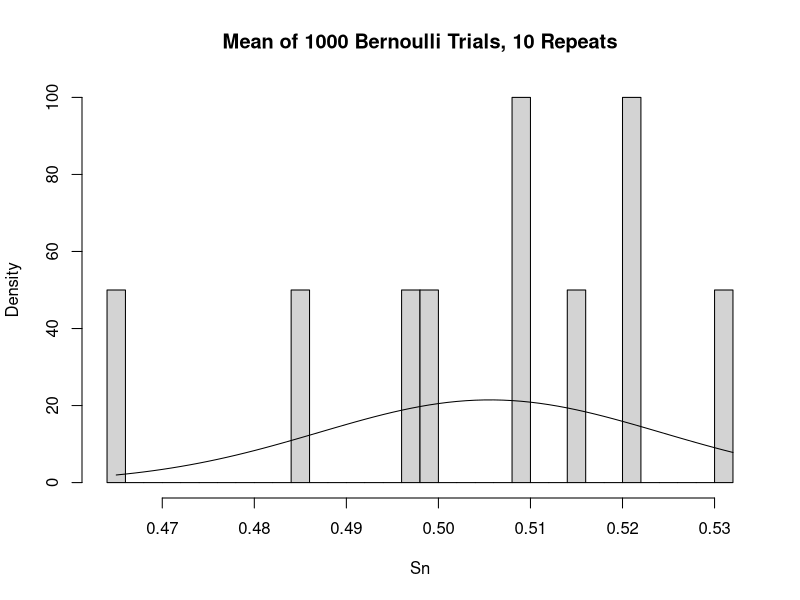
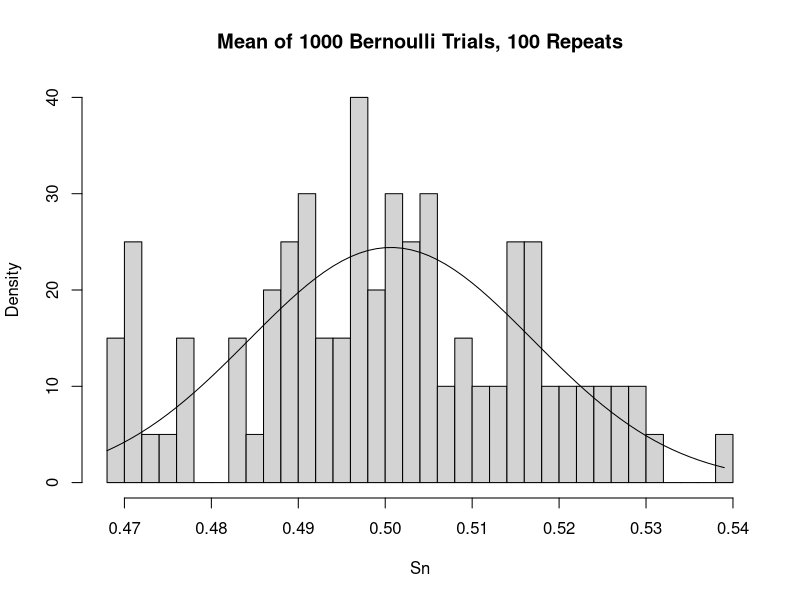
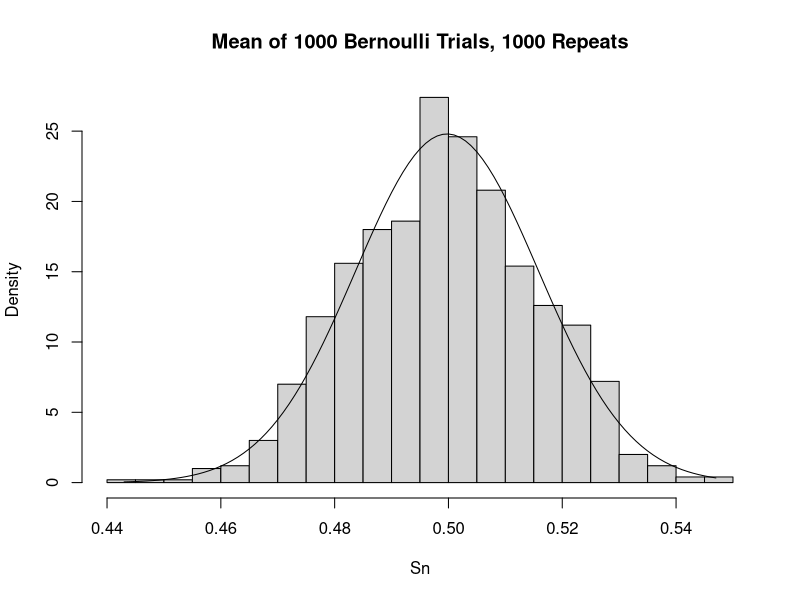
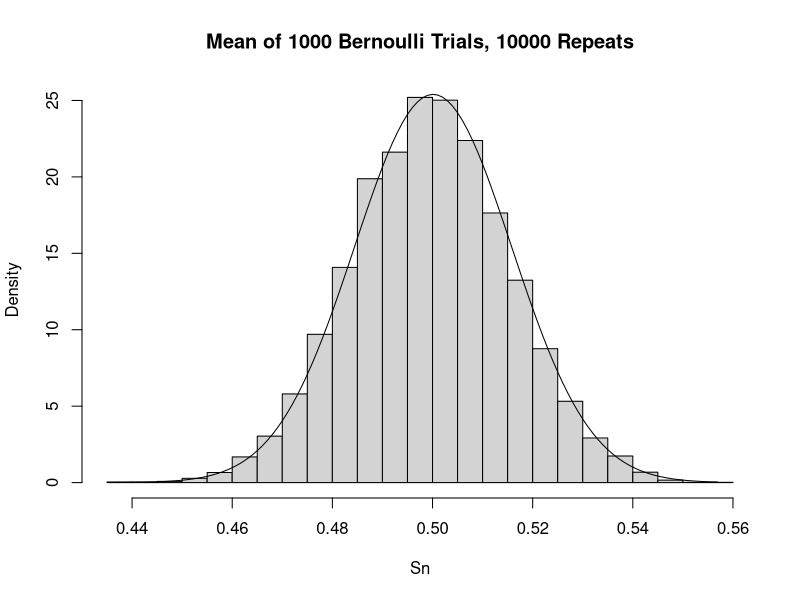
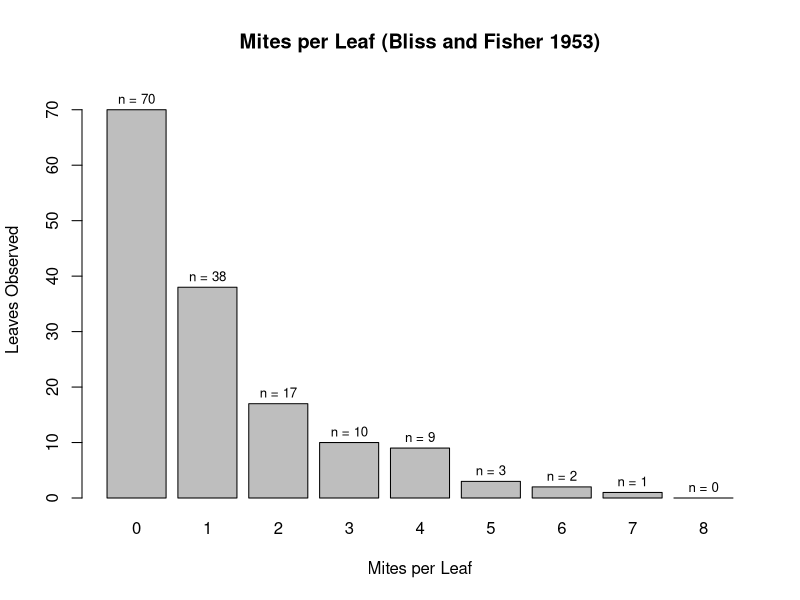
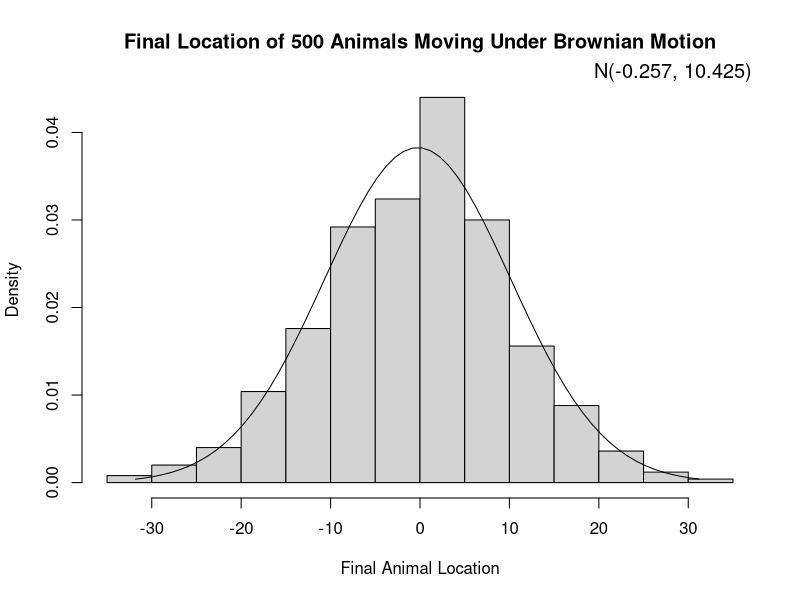

Source code (R) for these figures, in order:
## ---- chunk 1
knitr::opts_chunk$set(echo = TRUE)

library(knitr)
library(MASS)
## ---- chunk 2
x <- c(-1, 0, 1)
fx <- c("1/8", "6/8", "1/8")

kable(cbind("x" = x, 
            "f(x)" = fx))
## ---- chunk 3
# Define the test iterations of 1000 Bernoulli trials to be run
# Code only shows the first test, but replace n[#] with the desired value in
# nit to produce the second and third histograms.
nit <- c(10, 100, 1000, 10000)

# Matrix to catch n[#] iterations of 1000 coin flips
bern <- matrix(0, 
               nrow = nit[1], 
               ncol = 1000)

# Run the iterations
for (i in 1:nit[1]){
        bern[i,] <- rbinom(n = 1000,
                           size = 1,
                           prob = 0.5)
}

# Get the mean of each iteration
Sn <- rowMeans(bern)

# Fit the means to a normal distribution
fit <- fitdistr(Sn, "normal")

# Define x values to plot the pdf over
xVals <-  seq(from = min(Sn), 
               to = max(Sn), 
               by = 0.001
               )

# Make histogram
hist(x = Sn, 
     # To plot density so the pdf is scaled properly
     freq = FALSE,
     breaks = 30,
     main = "Mean of 1000 Bernoulli Trials, 10 Repeats"
     )

# Plot pdf
lines(xVals, dnorm(xVals, 
                   mean = fit$estimate[1],
                   sd = fit$estimate[2]
                   )
      )

## ---- chunk 4
# Report the log likelihood of this pdf
cat(paste("The log likelihood of the normal distribution ",
          paste("N(",
                round(fit$estimate[1], digits = 3),
                ", ",
                round(fit$estimate[2], digits = 3),
                ") ",
                sep = ""
                ),
          "is ",
          round(fit$loglik),
          ".",
          sep = ""
          )
    )
## ---- chunk 5
# Second Histogram

# Matrix to catch n[#] iterations of 1000 coin flips
bern <- matrix(0, 
               nrow = nit[2], 
               ncol = 1000)

# Run the iterations
for (i in 1:nit[2]){
        bern[i,] <- rbinom(n = 1000,
                           size = 1,
                           prob = 0.5)
}

# Get the mean of each iteration
Sn <- rowMeans(bern)

# Fit the means to a normal distribution
fit <- fitdistr(Sn, "normal")

# Define x values to plot the pdf over
xVals <-  seq(from = min(Sn), 
               to = max(Sn), 
               by = 0.001
               )

# Make histogram
hist(x = Sn, 
     # To plot density so the pdf is scaled properly
     freq = FALSE,
     breaks = 30,
     main = "Mean of 1000 Bernoulli Trials, 100 Repeats"
     )

# Plot pdf
lines(xVals, dnorm(xVals, 
                   mean = fit$estimate[1],
                   sd = fit$estimate[2]
                   )
      )

# Report the log likelihood of this pdf
cat(paste("The log likelihood of the normal distribution ",
          paste("N(",
                round(fit$estimate[1], digits = 3),
                ", ",
                round(fit$estimate[2], digits = 3),
                ") ",
                sep = ""
                ),
          "is ",
          round(fit$loglik),
          ".",
          sep = ""
          )
    )


# Third Histogram

# Matrix to catch n[#] iterations of 1000 coin flips
bern <- matrix(0, 
               nrow = nit[3], 
               ncol = 1000)

# Run the iterations
for (i in 1:nit[3]){
        bern[i,] <- rbinom(n = 1000,
                           size = 1,
                           prob = 0.5)
}

# Get the mean of each iteration
Sn <- rowMeans(bern)

# Fit the means to a normal distribution
fit <- fitdistr(Sn, "normal")

# Define x values to plot the pdf over
xVals <-  seq(from = min(Sn), 
               to = max(Sn), 
               by = 0.001
               )

# Make histogram
hist(x = Sn, 
     # To plot density so the pdf is scaled properly
     freq = FALSE,
     breaks = 30,
     main = "Mean of 1000 Bernoulli Trials, 1000 Repeats"
     )

# Plot pdf
lines(xVals, dnorm(xVals, 
                   mean = fit$estimate[1],
                   sd = fit$estimate[2]
                   )
      )

# Report the log likelihood of this pdf
cat(paste("The log likelihood of the normal distribution ",
          paste("N(",
                round(fit$estimate[1], digits = 3),
                ", ",
                round(fit$estimate[2], digits = 3),
                ") ",
                sep = ""
                ),
          "is ",
          round(fit$loglik),
          ".",
          sep = ""
          )
    )


# Fourth Histogram

# Matrix to catch n[#] iterations of 1000 coin flips
bern <- matrix(0, 
               nrow = nit[4], 
               ncol = 1000)

# Run the iterations
for (i in 1:nit[4]){
        bern[i,] <- rbinom(n = 1000,
                           size = 1,
                           prob = 0.5)
}

# Get the mean of each iteration
Sn <- rowMeans(bern)

# Fit the means to a normal distribution
fit <- fitdistr(Sn, "normal")

# Define x values to plot the pdf over
xVals <-  seq(from = min(Sn), 
               to = max(Sn), 
               by = 0.001
               )

# Make histogram
hist(x = Sn, 
     # To plot density so the pdf is scaled properly
     freq = FALSE,
     breaks = 30,
     main = "Mean of 1000 Bernoulli Trials, 10000 Repeats"
     )

# Plot pdf
lines(xVals, dnorm(xVals, 
                   mean = fit$estimate[1],
                   sd = fit$estimate[2]
                   )
      )

# Report the log likelihood of this pdf
cat(paste("The log likelihood of the normal distribution ",
          paste("N(",
                round(fit$estimate[1], digits = 3),
                ", ",
                round(fit$estimate[2], digits = 3),
                ") ",
                sep = ""
                ),
          "is ",
          round(fit$loglik),
          ".",
          sep = ""
          )
    )
## ---- chunk 6
integrate(f = function(x){2/(x+1)^3},
          lower = 0,
          upper = 3
          )
## ---- chunk 7
kable(rbind("Mites per Leaf" = c(0, 1, 2, 3, 4, 5, 6, 7, 8), 
            "Leaves Observed" = c(70, 38, 17, 10, 9, 3, 2, 1, 0)
            )
      )
## ---- chunk 8
# Define vectors of the mites per leaf and number of leaves observed
mites <- c(0, 1, 2, 3, 4, 5, 6, 7, 8)
leaves <- c(70, 38, 17, 10, 9, 3, 2, 1, 0)

# Make vector of the mites observed on each leaf
obs <- c()

for (i in 1:length(mites)) {
        temp <- rep(mites[i], leaves[i])
        obs <- c(obs, temp)
}
## ---- chunk 9
cat("lambda =", 
    round(mean(obs), 
          digits = 2)
    )

## ---- chunk 10
BlissFisher <- barplot(setNames(leaves, mites),
                       main = "Mites per Leaf (Bliss and Fisher 1953)",
                       xlab = "Mites per Leaf",
                       ylab = "Leaves Observed", 
                       ylim = c(0, 75)
                       )

text(BlissFisher, 
     leaves + 2, 
     paste("n =", leaves), 
     cex = 0.8
     )

## ---- chunk 11
cat("The standard deviation of the mites per leaf is ", 
    sd(obs), 
    ".", 
    sep = ""
    )

cat("The standard error of the mean mites per leaf is ", 
    sd(obs)/sqrt(length(obs)), 
    ".", 
    sep = ""
    )
## ---- chunk 12
# Define number of iterations
nit = 1000

# Create matrix to catch the 1000 trials
bootObs <- matrix(data = NA, 
                  nrow = nit, 
                  ncol = length(obs),
                  dimnames = list(c(1:nit),
                                  c(1:length(obs))
                                  )
                )

# Create 1000 more datasets sampling with replacement
for (i in 1:nit) {
        bootObs[i,] <- sample(x = obs,
                              size = length(obs),
                              replace = TRUE
                              )
}
## ---- chunk 13
cat("The standard error of the mean mites per leaf is ", 
    sd(rowMeans(bootObs)), 
    ".", 
    sep = ""
    )
## ---- chunk 14
# Define function that describes the movement of this animal over 100 steps
# Steps default value = 100 as defined by question, but other values can be
# substituted as needed
animal1 <- function(steps = 100){     
        # Vector of random distances, mean and sd as defined by N(mu = 0, sigma = 1)
        distance <- abs(rnorm(steps,
                              mean = 0,
                              sd = 1)
                        )
        
        # Vector to catch the true distances traveled (accounting for length and 
        # direction, where moving right is a positive movement and moving left 
        # is a negative movement)
        result <- c()

        # Loop to determine distance and direction of each step
        for (i in 1:steps){  
                # Conducting a Bernoulli trial to determine right (success)
                # or left (failure), then appending the distance traveled based
                # on the ith distance in the previously defined vector of
                # normally distributed random distances
                if(rbinom(n = 1, size = 1, prob = 0.5) == 1) {
                        result[i] <- distance[i]
                }
                else{
                        result[i] <- -distance[i]
                }
        }
        
        # Vector with distances the animal traveled
        return(result)
}

# Run the animal1() function for 500 animals
simAnimal1 <- matrix(data = 0,
                     nrow = 500,                    # Number of animals
                     ncol = 100,                    # Number of steps
                     dimnames = list(seq(1, 500),
                                     seq(1, 100)
                                     )
                     )

for (i in 1:nrow(simAnimal1)){
        simAnimal1[i,] <- animal1()
}

# Get the final location of each animal 
finalAnimal1 <- rowSums(simAnimal1)

# Fit normal distribution to the animal final locations
fit <- fitdistr(finalAnimal1, "normal")
## ---- chunk 15
xVals <-  seq(from = min(finalAnimal1), 
               to = max(finalAnimal1), 
               by = 1
               )

hist(finalAnimal1,
     freq = FALSE,
     xlab = "Final Animal Location",
     main = "Final Location of 500 Animals Moving Under Brownian Motion",
     breaks = 20
     )

lines(xVals, dnorm(xVals, 
                   mean = fit$estimate[1],
                   sd = fit$estimate[2]
                   )
      )

mtext(paste("N(", 
            round(fit$estimate[1], digits = 3), 
            ", ",
            round(fit$estimate[2], digits = 3),
            ") ",
            sep = ""
            ),
      side = 3,
      adj = 1,
      cex = 1.2
      )
